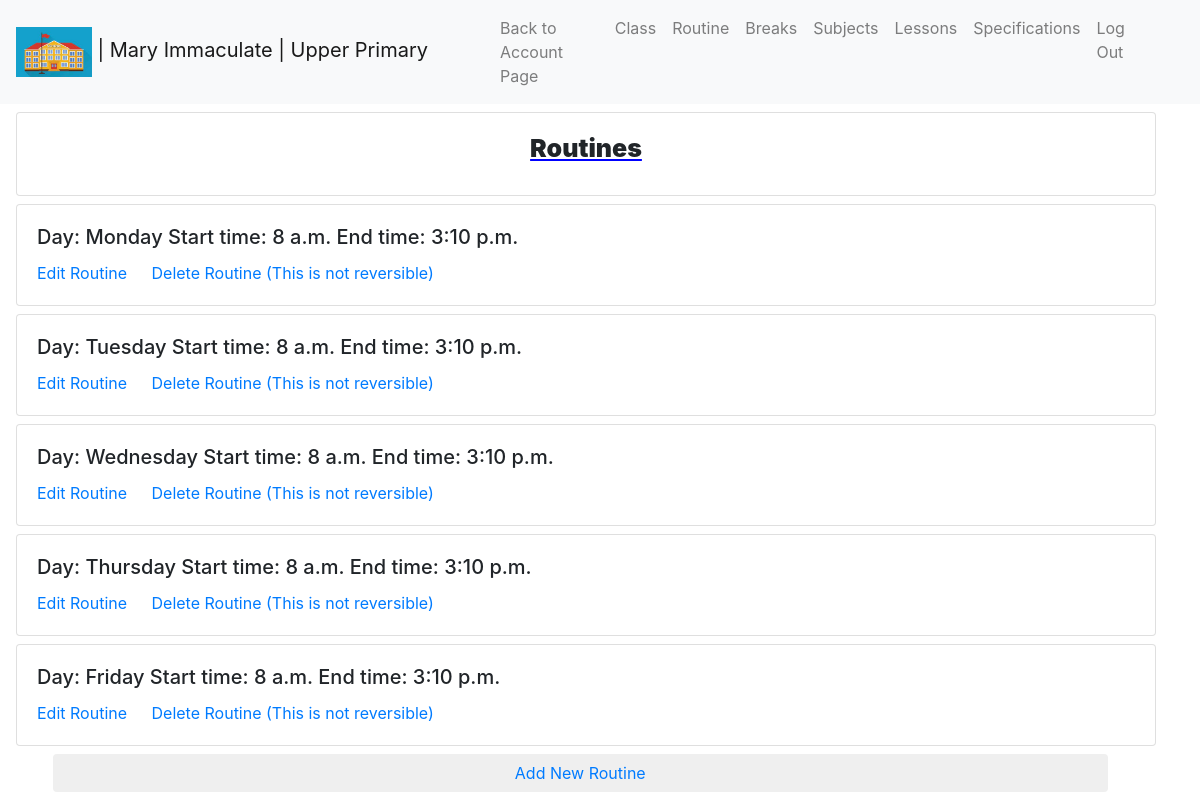
The app's page /school/S6gHC1W5/groups/upper-primary/routine/ (signed in) with its own data.
### school/models.py (models this page shows, shortened)
class School(models.Model):
    user = models.ForeignKey(settings.AUTH_USER_MODEL, on_delete=models.CASCADE, db_index=True)
    schoolname = models.CharField(max_length=200)
    randomid = models.CharField(max_length=60, unique=True)
    schoollogo = models.ImageField(upload_to='logo', validators=[validate_logo], default='logo.jpg')
    class Meta:
        verbose_name = ("School")
        verbose_name_plural = ("Schools")

### groups/models.py (models this page shows, shortened)
class SchoolGroups(models.Model):
    school = models.ForeignKey(School, on_delete=models.CASCADE)
    groupname = models.CharField(max_length=100)
    slug = models.SlugField()
    lessonduration = models.PositiveIntegerField()
    class Meta:
        verbose_name = ("Group")
        verbose_name_plural = ("Groups")

class Grouproutine(models.Model):
    group = models.ForeignKey(SchoolGroups, on_delete=models.CASCADE)
    day = models.CharField(max_length=20, choices=settings.DAYS)
    starttime = models.TimeField()
    endtime = models.TimeField()
    class Meta:
        verbose_name = ("Group routine")
        verbose_name_plural = ("Group routines")

### groups/views.py (the view)
# urls.py: path('school/<randomid>/groups/<groupslug>/routine/', views.routineview, name="routineview"),
@login_required
def routineview(request, randomid, groupslug):
    theschool = get_object_or_404(School, randomid=randomid)
    thegroup = get_object_or_404(SchoolGroups, school__randomid=randomid, slug=groupslug)
    routine = Grouproutine.objects.filter(group__id=thegroup.id)
    return render(request, "frontend/groups/routineview.html", {"theschool":theschool, "thegroup":thegroup, "routines":routine})

### frontend/templates/frontend/groups/routineview.html (shortened to what this page needs)
{% extends "base/group.html" %}
{% block schooldetails %}
<a class="navbar-brand" href="{% url 'groupdisplay' randomid=theschool.randomid groupslug=thegroup.slug %}"><img src="{{ theschool.schoollogo.url }}" alt="{{ theschool.schoolname }}"  height="50px"> | {{ theschool.schoolname }} | {{ thegroup.groupname }}</a>
{% endblock %}
{% block navigation %}
<li class="nav-item">
    <a class="nav-link" href="{% url 'classview' randomid=theschool.randomid groupslug=thegroup.slug %}">Class</a>
</li>
<li class="nav-item">
    <a class="nav-link" href="{% url 'routineview' randomid=theschool.randomid groupslug=thegroup.slug %}">Routine</a>
</li>
<li class="nav-item">
    <a class="nav-link" href="{% url 'breakview' randomid=theschool.randomid groupslug=thegroup.slug %}">Breaks</a>
</li>
<li class="nav-item">
    <a class="nav-link" href="{% url 'groupsubjectsview' randomid=theschool.randomid groupslug=thegroup.slug %}">Subjects</a>
</li>
<li class="nav-item">
    <a class="nav-link" href="{% url 'lessonsview' randomid=theschool.randomid groupslug=thegroup.slug %}">Lessons</a>
</li>
<li class="nav-item">
    <a class="nav-link" href="{% url 'specificationsview' randomid=theschool.randomid groupslug=thegroup.slug %}">Specifications</a>
</li>
{% endblock %}
{% block content %}
{% if routines|length > 0 %}
<div class="card mt-2 mx-3" style="width: 95%;">
    <div class="card-body">
      <h5 class="card-title my_card_title">Routines</h5>
    </div>
  </div>
{% for routine in routines %}
<div class="card mt-2 mx-3" style="width: 95%;">
    <div class="card-body">
      <h5 class="card-title">Day: {{ routine.day }} Start time: {{ routine.starttime }} End time: {{ routine.endtime }}</h5>
      <a href="{% url 'editroutine' randomid=theschool.randomid groupslug=thegroup.slug routineid=routine.id %}" class="card-link">Edit Routine</a>
      <a href="{% url 'deleteroutine' randomid=theschool.randomid groupslug=thegroup.slug routineid=routine.id %}" class="card-link">Delete Routine (This is not reversible)</a>
    </div>
</div>
{% endfor %}
{% else %}
<div class="card mt-2 mx-3" style="width: 95%;">
  <div class="card-body">
    <h5 class="card-title">Sorry, you have no routine specified currently.</h5>
  </div>
</div>
{% endif %}
<div class="container mb-3">
  <div class="row">
      <div class="col-md-12">
          <button class="btn mt-2 mx-2"  style="width: 95%;">
            <a href="{% url 'addroutine' randomid=theschool.randomid groupslug=thegroup.slug %}">Add New Routine</a>
          </button>
      </div>
  </div>
</div>
{% endblock %}

### frontend/static/frontend/css/style.css (style rules this page uses)
body { margin: 0; }
.my_card_title { text-align: center; font-weight: 900; font-size: 25px; text-decoration-line: underline; text-decoration-color: blue; }

### records on screen
School: schoollogo (picture), schoolname "Mary Immaculate"
SchoolGroups: groupname "Upper Primary"
Grouproutine: day "Monday", starttime "8 a.m.", endtime "3:10 p.m."
Grouproutine: day "Tuesday", starttime "8 a.m.", endtime "3:10 p.m."
Grouproutine: day "Wednesday", starttime "8 a.m.", endtime "3:10 p.m."
Grouproutine: day "Thursday", starttime "8 a.m.", endtime "3:10 p.m."
Grouproutine: day "Friday", starttime "8 a.m.", endtime "3:10 p.m."
